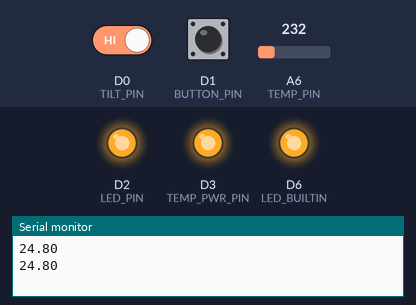
Bench run of a sketch on a simulated Arduino MKR. On the bench: output pins drawn as LEDs (lit = HIGH), the last lines printed to the serial monitor. The test bench sets the inputs (shaded band); at power-on: D0 (TILT_PIN) HIGH, D1 (BUTTON_PIN) HIGH, A6 (TEMP_PIN) = 232. WiFi joins after 1.5 s; servers stay silent unless stated.

Above: at 4.2 s.
4.3 s: D0 (TILT_PIN) driven LOW
At 6.0 s:
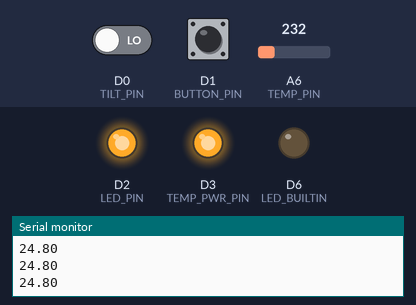
6.5 s: D1 (BUTTON_PIN) pulled LOW for 1.2 s
At 7.5 s:
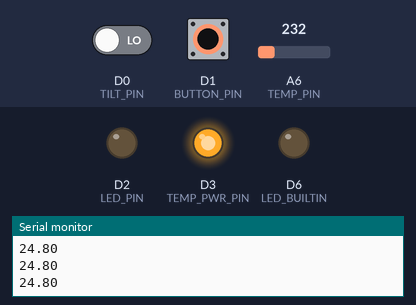
9.5 s: D1 (BUTTON_PIN) pulled LOW for 3.2 s
At 13.5 s:
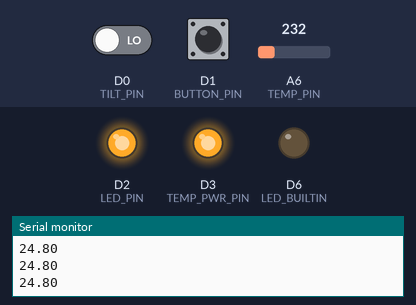
14.5 s: D0 (TILT_PIN) driven HIGH
At 16.2 s:
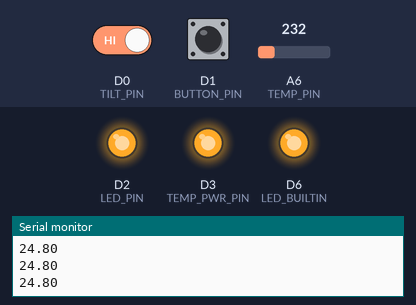
16.5 s: D1 (BUTTON_PIN) pulled LOW for 1.2 s
At 17.8 s:
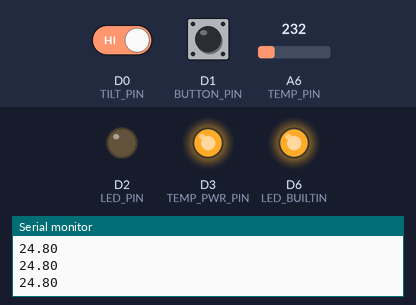
Timing chart, 0 to 19.5 s (numbered marks = the images above; inputs shaded):
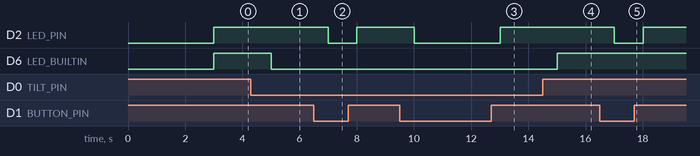

Measured:
- after the input at 4.3 s, D6 (LED_BUILTIN): HIGH → LOW after 0.70 s
- after the input at 6.5 s, D2 (LED_PIN): HIGH → LOW after 0.51 s, → HIGH 1.0 s later
- after the input at 9.5 s, D2 (LED_PIN): HIGH → LOW after 0.51 s, → HIGH 3.0 s later
- after the input at 14.5 s, D6 (LED_BUILTIN): LOW → HIGH after 0.51 s
- after the input at 16.5 s, D2 (LED_PIN): HIGH → LOW after 0.51 s, → HIGH 1.0 s later

The sketch:

Temperature_Sensor_with_Averaging.ino
```cpp
#include "arduino_secrets.h"
/*
  Sketch generated by the Arduino IoT Cloud Thing "WindSmiths01"
  https://create.arduino.cc/cloud/things/d4f50224-c273-4f2a-8b98-1ea643195c34

  Arduino IoT Cloud Properties description

  The following variables are automatically generated and updated when changes are made to the Thing properties

  float temperature;
  bool button;
  bool tilt;

  Properties which are marked as READ/WRITE in the Cloud Thing will also have functions
  which are called when their values are changed from the Dashboard.
  These functions are generated with the Thing and added at the end of this sketch.
*/

#include "thingProperties.h"
#include "Averager.h"

int TILT_PIN = 0;
int BUTTON_PIN = 1;
int LED_PIN = 2;
int TEMP_PWR_PIN = 3;
int TEMP_PIN = A6;

Averager averageTemperature;

void setup() {
  // Initialize serial and wait for port to open:
  Serial.begin(9600);
  // This delay gives the chance to wait for a Serial Monitor without blocking if none is found
  delay(1500);

  // Defined in thingProperties.h
  initProperties();

  // Connect to Arduino IoT Cloud
  ArduinoCloud.begin(ArduinoIoTPreferredConnection);

  /*
     The following function allows you to obtain more information
     related to the state of network and IoT Cloud connection and errors
     the higher number the more granular information you’ll get.
     The default is 0 (only errors).
     Maximum is 4
 */
  setDebugMessageLevel(2);
  ArduinoCloud.printDebugInfo();

  pinMode(TILT_PIN, INPUT_PULLUP);
  pinMode(BUTTON_PIN, INPUT_PULLUP);
  pinMode(LED_BUILTIN, OUTPUT);
  pinMode(LED_PIN, OUTPUT);
  pinMode(TEMP_PWR_PIN, OUTPUT);

  digitalWrite(TEMP_PWR_PIN, 1);
}


float getTemperatureDegC() {
  return (map(analogRead(TEMP_PIN), 0, 1023, 0, 3300)-500)/10.0;
}

void loop() {
  ArduinoCloud.update();
  // Your code here
  tilt = digitalRead(TILT_PIN);
  button = digitalRead(BUTTON_PIN);
  float temperatureReading = getTemperatureDegC();
  averageTemperature.addReading(temperatureReading);
  temperature = averageTemperature.getAverage();
  digitalWrite(LED_BUILTIN, tilt);
  digitalWrite(LED_PIN, button);
  Serial.println(temperature);
  delay(1000);

}
```

Averager.cpp
```cpp
#include "math.h"
#include "Averager.h"

Averager::Averager() {
	initialise(defReadingsToAverage);
};

Averager::Averager(int readingsToAverage) {
	initialise(readingsToAverage);
};

void Averager::initialise(int readingsToAverage) {
	this->readingsToAverage = readingsToAverage;
	this->readings = new float[readingsToAverage];
};


void Averager::addReading(float reading) {
	if (noOfReadings < readingsToAverage) {
		noOfReadings ++;
	}
	else {
		sumOfReadings -= readings[index];
	}
	readings[index] = reading;
	sumOfReadings += reading;
	index ++;
	if (index >= readingsToAverage) {
		index = 0;
	}
};

float Averager::getAverage() {
	if (noOfReadings > 0) {
		return sumOfReadings / noOfReadings;
	}
	else {
		return NAN;
	}
};
```

Averager.h
```cpp
class Averager {
	int readingsToAverage;
	int index = 0;
	int noOfReadings = 0;
	float *readings;
	float sumOfReadings = 0;
	const int defReadingsToAverage = 60;
	void initialise(int readingsToAverage);
public:
	Averager();
	Averager(int readingsToAverage);
	void addReading(float reading);
	float getAverage();
};
```

arduino_secrets.h
```cpp
#define SECRET_SSID ""
#define SECRET_PASS ""
```

main.cpp
```cpp
#include <iostream>
#include "Averager.h"

using namespace std;

int main()
{
	Averager averageTemperature;
	int i;
	for (i = 0; i < 120; i++) {
		averageTemperature.addReading(i);
		float average = averageTemperature.getAverage();
		std::cout << "Average is " << average << endl;
	}
}
```

thingProperties.h
```cpp
#include <ArduinoIoTCloud.h>
#include <Arduino_ConnectionHandler.h>


const char THING_ID[] = "d4f50224-c273-4f2a-8b98-1ea643195c34";

const char SSID[]     = SECRET_SSID;    // Network SSID (name)
const char PASS[]     = SECRET_PASS;    // Network password (use for WPA, or use as key for WEP)


float temperature;
bool button;
bool tilt;

void initProperties(){

  ArduinoCloud.setThingId(THING_ID);
  ArduinoCloud.addProperty(temperature, READ, 60 * SECONDS, NULL);
  ArduinoCloud.addProperty(button, READ, ON_CHANGE, NULL);
  ArduinoCloud.addProperty(tilt, READ, ON_CHANGE, NULL);

}

WiFiConnectionHandler ArduinoIoTPreferredConnection(SSID, PASS);
```
